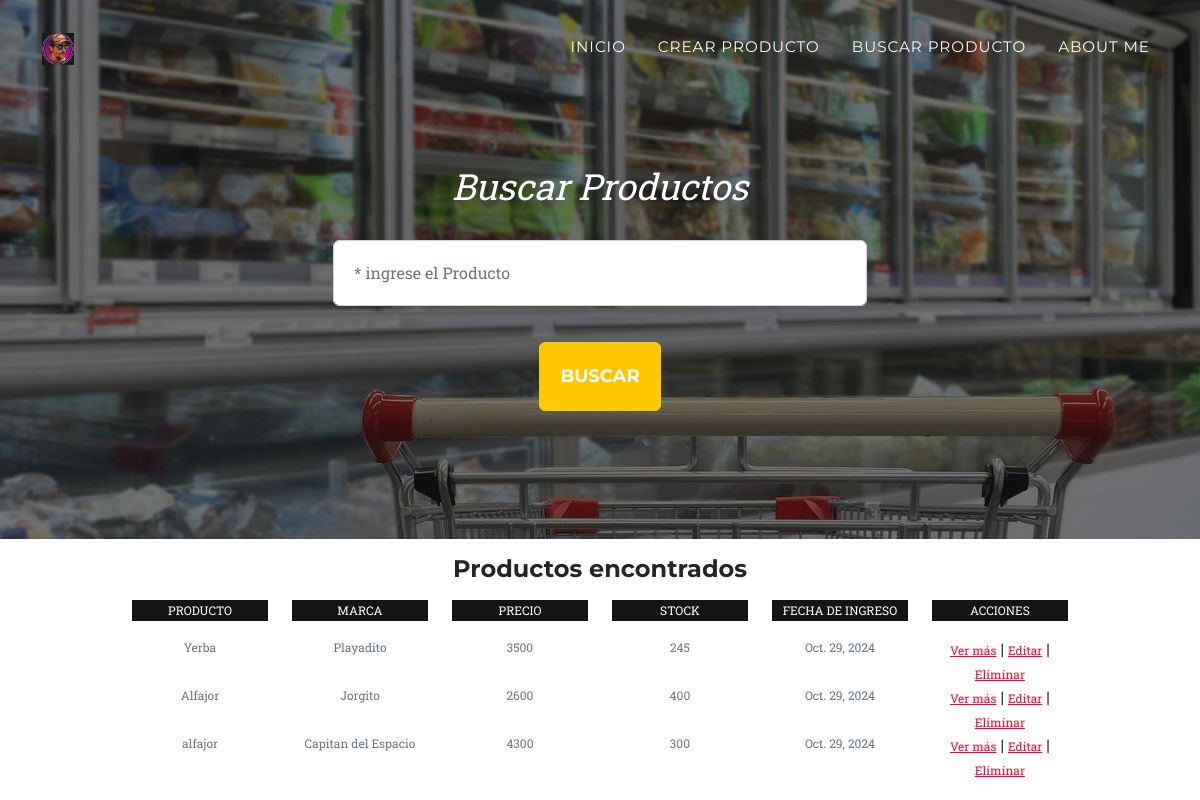
The app's page /buscar_producto/ with its own data.
### supermercados/models.py (models this page shows, shortened)
class Productos(models.Model):
    producto    = models.CharField(max_length=20)
    marca       = models.CharField(max_length=20)
    precio      = models.IntegerField()
    stock       = models.IntegerField()
    fecha       = models.DateField()

### supermercados/views.py (the view)
# urls.py: path('buscar_producto/', views.buscarProductos, name='buscar_producto'),
def buscarProductos(request):
    formulario  = buscarFormulario(request.GET)
    if formulario.is_valid():
        producto    = formulario.cleaned_data.get('producto')
        productos   = Productos.objects.filter(producto__icontains=producto)
    else:
        productos   = Productos.objects.all()
    return render(request, 'buscar_producto.html', {'productos': productos, 'form': formulario})

### supermercados/forms.py
class buscarFormulario(forms.Form):
    producto    = forms.CharField(max_length=20, required=False, widget=forms.TextInput(attrs={'placeholder': '* ingrese el Producto', 'style': 'width: 100%;', 'class': 'form-control'}))

### supermercados/templates/buscar_producto.html (shortened to what this page needs)
{% extends "base.html" %}
{% block texto_principal %}
Buscar Productos
<div class="container col-md-6 form-group">
    <form action={% url "buscar_producto" %}>
        <br>
        {{form.producto}}
        <br>
        <div class="form-group">
            <input class="btn btn-primary btn-xl text-uppercase" type='submit' value='Buscar' />
        </div>
</div>
{% endblock texto_principal %}
{% block main %}
    {% if productos %}
    <h4 class="my-3" style="text-align: center;">Productos encontrados</h4>
        <div class="contenedorListado">
            <div class="columna col--6of6"><p class="text-muted titulos">PRODUCTO</p></div>
            <div class="columna col--6of6"><p class="text-muted titulos">MARCA</p></div>
            <div class="columna col--6of6"><p class="text-muted titulos">PRECIO</p></div>
            <div class="columna col--6of6"><p class="text-muted titulos">STOCK</p></div>
            <div class="columna col--6of6"><p class="text-muted titulos">FECHA DE INGRESO</p></div>
            <div class="columna col--6of6"><p class="text-muted titulos">ACCIONES</p></div>
            {% for producto in productos %}
                    <div class="columna col--6of6"><p class="text-muted listado">{{producto.producto}}</p></div>
                    <div class="columna col--6of6"><p class="text-muted listado">{{producto.marca}}</p></div>
                    <div class="columna col--6of6"><p class="text-muted listado">{{producto.precio}}</p></div>
                    <div class="columna col--6of6"><p class="text-muted listado">{{producto.stock}}</p></div>
                    <div class="columna col--6of6"><p class="text-muted listado">{{producto.fecha}}</p></div>
                    <div class="columna col--6of6">
                          <a class="listado" href={% url "ver_producto" producto.id %}>Ver más</a>
                        | <a class="listado" href={% url "editar_producto" producto.id %}>Editar</a>
                        | <a class="listado" href={% url "eliminar_producto" producto.id %}>Eliminar</a>
                    </div>
            {% endfor %}
        </div>
    {% else %}
    <h4 class="my-3">No se encontraron Productos Registrados</h4>
    {% endif %}
{% endblock main %}

### templates/base.html (shortened to what this page needs)
<!DOCTYPE html>
<html lang="en">
    {% load static %}
    <head>
        <link rel="stylesheet" type="text/css" href='{% static 'css/styles.css' %}?{% now "U" %}'>
    </head>
    <body id="page-top">
        <nav class="navbar navbar-expand-lg navbar-dark fixed-top" id="mainNav">
            <div class="container">
                <a class="navbar-brand" href="#page-top"><img src={%static "assets/img/logo_Massimo.png"%} alt="..." /></a>
                <div class="collapse navbar-collapse" id="navbarResponsive">
                    <ul class="navbar-nav text-uppercase ms-auto py-4 py-lg-0">
                        <li class="nav-item"><a class="nav-link" href={% url "inicio" %}>Inicio</a></li>
                        <li class="nav-item"><a class="nav-link" href={% url "agregar_producto" %}>Crear Producto</a></li>
                        <li class="nav-item"><a class="nav-link" href={% url "buscar_producto" %}>Buscar Producto</a></li>
                        <li class="nav-item"><a class="nav-link" href={% url "sobreMi" %}>About Me</a></li>
                    </ul>
                </div>
            </div>
        </nav>
        <header class="masthead">
            <div class="container">
                <div class="masthead-subheading">{% block texto_principal %}Welcome To Our Studio!{% endblock texto_principal %}</div>
            </div>
        </header>
        <main>
            {% block main %}
            {% endblock main %}
        </main>
    </body>
</html>

### records on screen
Productos: producto "Yerba", marca "Playadito", precio "3500", stock "245", fecha "Oct. 29, 2024"
Productos: producto "Alfajor", marca "Jorgito", precio "2600", stock "400", fecha "Oct. 29, 2024"
Productos: producto "alfajor", marca "Capitan del Espacio", precio "4300", stock "300", fecha "Oct. 29, 2024"
